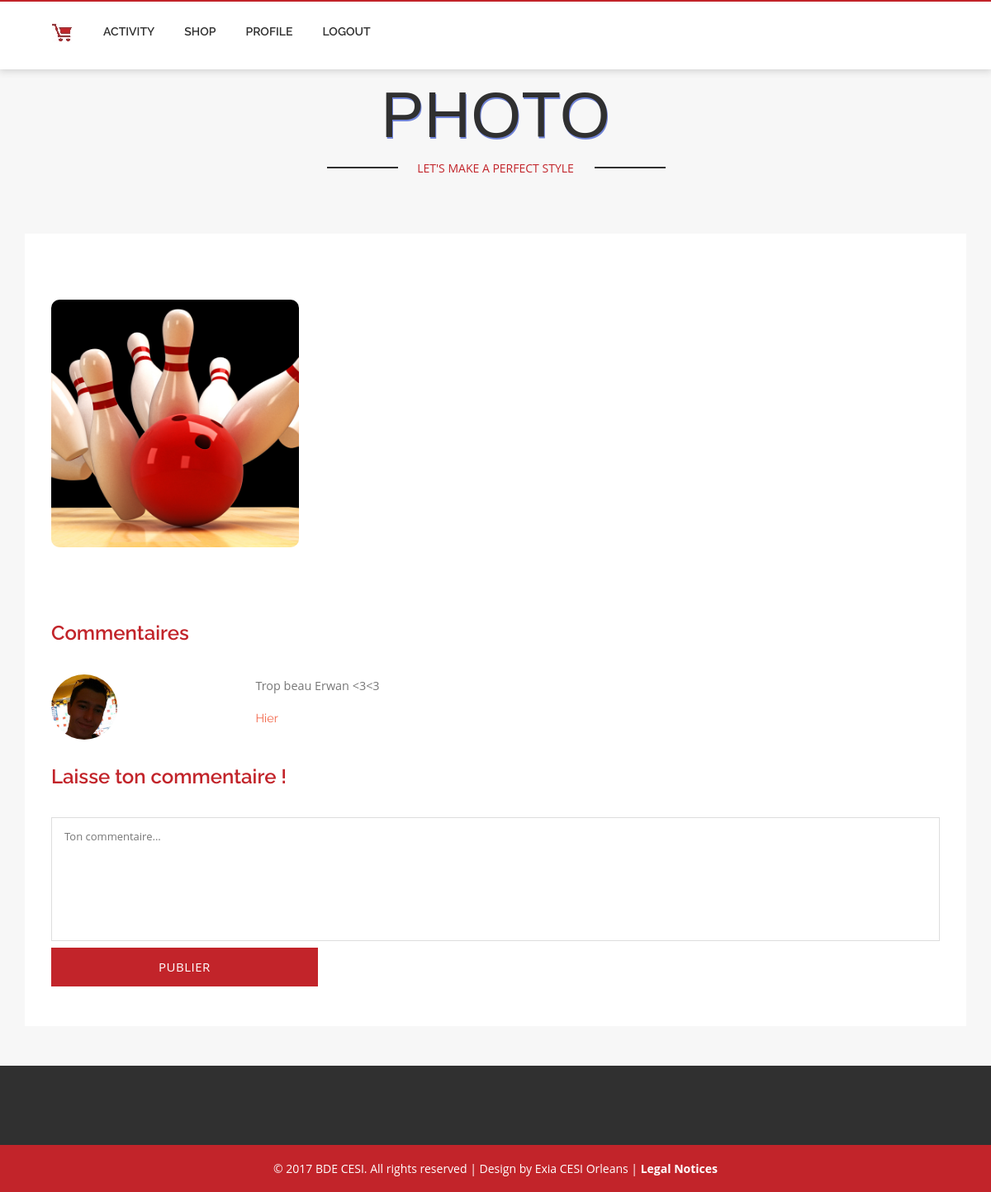
/single_photo.php?id=2, run on the app's committed database.
### tables this page shows
CREATE TABLE Photo(
        Id_Photo    int (11) Auto_increment  NOT NULL ,
        URL         Varchar (400) NOT NULL ,
        Likes       Int ,
        Id_Activity Int NOT NULL ,
        Id_User     Int NOT NULL ,
        PRIMARY KEY (Id_Photo )
);

CREATE TABLE Comment(
        Id_Comment int (11) Auto_increment  NOT NULL ,
        Content    Varchar (400) NOT NULL ,
        Id_User    Int NOT NULL ,
        Id_Photo   Int NOT NULL ,
        PRIMARY KEY (Id_Comment )
);

CREATE TABLE Users(
        Id_User       int (11) Auto_increment  NOT NULL ,
        Avatar        Varchar (400) NOT NULL ,
        User_Name     Varchar (25) NOT NULL ,
        Surname       Varchar (25) NOT NULL ,
        Birth_date    Date NOT NULL ,
        Email         Varchar (100) NOT NULL ,
        User_Password Varchar (60) NOT NULL ,
        Studies       Varchar (50) NOT NULL ,
        User_Status   Varchar (25) NOT NULL ,
        PRIMARY KEY (Id_User )
);

### www/single_photo.php (the view, shortened to what this page needs)
<?php
include 'controller/single_photo_controller.php';
?>
<!DOCTYPE HTML>
<html>
<head>
<link href="css/bootstrap.css" rel='stylesheet' type='text/css' />
<link href="css/style.css" rel='stylesheet' type='text/css' />
</head>
<body>
<div class="header" id="ban">
	<div class="container">
		<div class="header_right">
		<nav class="navbar navbar-default">
			<div class="collapse navbar-collapse nav-wil" id="bs-example-navbar-collapse-1">
				<nav class="link-effect-7" id="link-effect-7">
					<ul class="nav navbar-nav">
						<li><a href="cart.php"><img src="images/panner_active.jpg" alt=""></a></li>
						<li><a href="activities.php">Activity</a></li>
						<li><a href="shop.php">Shop</a></li>
						<li><a href="profile.php">Profile</a></li>
						<li><a href="logout.php">Logout</a></li>
					</ul>
				</nav>
			</div>
		</nav>
		</div>
		<div class="clearfix"> </div>
	</div>
</div>
	<div class="header-bottom">
		<div class="container">
			<div class="logo">
				<h1><a href="index.html">PHOTO</a></h1>
				<p><label class="of"></label>LET'S MAKE A PERFECT STYLE<label class="on"></label></p>
			</div>
		</div>
	</div>
	<div class="technology">
	<div class="container">
		<div class="col-md-9 technology-left">
			<div class="agileinfo">
			<div class="single">
			   <img style="border-radius: 10px;" src=<?php echo '"'.$photo['URL'].'"'; ?> width="300px" height="300px" class="img-responsive" alt="">
			    <div class="b-bottom">
			      <p><?php echo $activity_date; ?></p><br>
				</div>
			 </div>
				<div class="response">
					<h4>Commentaires</h4>
					<?php echo $html_comments; ?>
				</div>
				<div class="coment-form">
					<h4>Laisse ton commentaire !</h4>
					<form action="single_photo.php" method="get">
						<textarea name="content" required="" placeholder="Ton commentaire..."></textarea>
						<input type="submit" value="Publier">
					</form>
				</div>
			</div>
		</div>
	</div>
</div>
			<div class="footer">
		</div>
		<div class="copyright">
					<div class="container">
						<p>© 2017 BDE CESI. All rights reserved | Design by Exia CESI Orleans | <a href="legal_notices.html">Legal Notices</a></p>
					</div>
				</div>
</body>
</html>

### www/controller/single_photo_controller.php (shortened to what this page needs)
<?
include 'singleton.php';
if(isset($_GET['id'])){
	$get_photo = $conn->prepare("SELECT * FROM `Photo` WHERE `Id_Photo` = :id");
	$get_photo->execute(array(
		':id' => htmlspecialchars($_GET['id'])
	));
	$photo = $get_photo->fetch();
	$get_comments = $conn->prepare("SELECT `Content`, `Id_User` FROM `Comment` WHERE `Id_Photo` = :id");
	$get_comments->execute(array(
			':id' => htmlspecialchars($_GET['id'])
	));
	$comments = $get_comments->fetchAll();
	$html_comments = '';
	$get_profile_pic = $conn->prepare("SELECT `Avatar` FROM `Users` WHERE `Id_User` = :id");
	foreach ($comments as $comment) {
		$get_profile_pic->execute(array(':id' => $comment['Id_User']));
		$profile_pic = $get_profile_pic->fetch();
		$html_comments .= '
				<div class="media response-info">
						<div class="media-left response-text-left">
							<a href="#">
								<img src="'.$profile_pic['Avatar'].'" width="80px" height="80px" class="img-responsive" alt="">
							</a>
						</div>
						<div class="media-body response-text-right">
							<p>'.$comment['Content'].'</p>
							<ul>
								<li>Hier</li>
							</ul>
						</div>
						<div class="clearfix"> </div>
					</div>';
	}
}else if(isset($_GET['insert_comment']) && isset($_GET['content']) && isset($_GET['idp'])){
	$insert_comment = $conn->prepare("INSERT INTO `Comment`(`Content`, `Id_User`, `Id_Photo`) VALUES (:content,:idu,:idp)");
	$insert_comment->execute(array(
		':content' => htmlspecialchars($_GET['content']),
		':idu' => $_SESSION['id'],
		':idp' => htmlspecialchars($_GET['idp'])
	));
	header("Location: single_photo.php?id=".$_GET['idp']);
}
?>

### www/single_photo.php (style rules this page uses)
* { box-sizing: border-box; }
.clearfix:after { content: ""; display: table; clear: both; }

### data on the page
photo: URL (picture)
comment: Id_User.Avatar (picture), Content "Trop beau Erwan <3<3"
